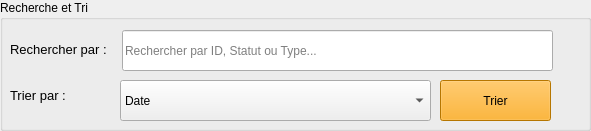
       <widget class="QGroupBox" name="groupBox_3">
        <property name="geometry">
         <rect>
          <x>210</x>
          <y>50</y>
          <width>591</width>
          <height>131</height>
         </rect>
        </property>
        <property name="styleSheet">
         <string notr="true">font: 12pt &quot;Segoe UI&quot;;
font: 700 9pt &quot;Segoe UI&quot;;</string>
        </property>
        <property name="title">
         <string>Recherche et Tri</string>
        </property>
        <widget class="QLabel" name="label_2">
         <property name="geometry">
          <rect>
           <x>10</x>
           <y>40</y>
           <width>151</width>
           <height>20</height>
          </rect>
         </property>
         <property name="text">
          <string>&lt;html&gt;&lt;head/&gt;&lt;body&gt;&lt;p&gt;&lt;span style=&quot; font-size:10pt;&quot;&gt;Rechercher par :&lt;/span&gt;&lt;/p&gt;&lt;/body&gt;&lt;/html&gt;</string>
         </property>
        </widget>
        <widget class="QLineEdit" name="le_recherche_3">
         <property name="geometry">
          <rect>
           <x>122</x>
           <y>30</y>
           <width>431</width>
           <height>41</height>
          </rect>
         </property>
         <property name="placeholderText">
          <string>Rechercher par ID, Statut ou Type...</string>
         </property>
        </widget>
        <widget class="QLabel" name="label_3">
         <property name="geometry">
          <rect>
           <x>10</x>
           <y>80</y>
           <width>121</width>
           <height>31</height>
          </rect>
         </property>
         <property name="text">
          <string>&lt;html&gt;&lt;head/&gt;&lt;body&gt;&lt;p&gt;&lt;span style=&quot; font-size:10pt;&quot;&gt;Trier par :&lt;/span&gt;&lt;/p&gt;&lt;/body&gt;&lt;/html&gt;</string>
         </property>
        </widget>
        <widget class="QComboBox" name="cb_trier">
         <property name="geometry">
          <rect>
           <x>120</x>
           <y>80</y>
           <width>311</width>
           <height>41</height>
          </rect>
         </property>
         <property name="styleSheet">
          <string notr="true">font: 9pt &quot;Segoe UI&quot;;</string>
         </property>
         <item>
          <property name="text">
           <string>Date</string>
          </property>
         </item>
         <item>
          <property name="text">
           <string>Poids</string>
          </property>
         </item>
         <item>
          <property name="text">
           <string>Prix</string>
          </property>
         </item>
        </widget>
        <widget class="QPushButton" name="btn_trier_2">
         <property name="geometry">
          <rect>
           <x>440</x>
           <y>80</y>
           <width>111</width>
           <height>41</height>
          </rect>
         </property>
         <property name="styleSheet">
          <string notr="true">background-color: rgb(255, 165, 0);</string>
         </property>
         <property name="text">
          <string>Trier</string>
         </property>
        </widget>
       </widget>
